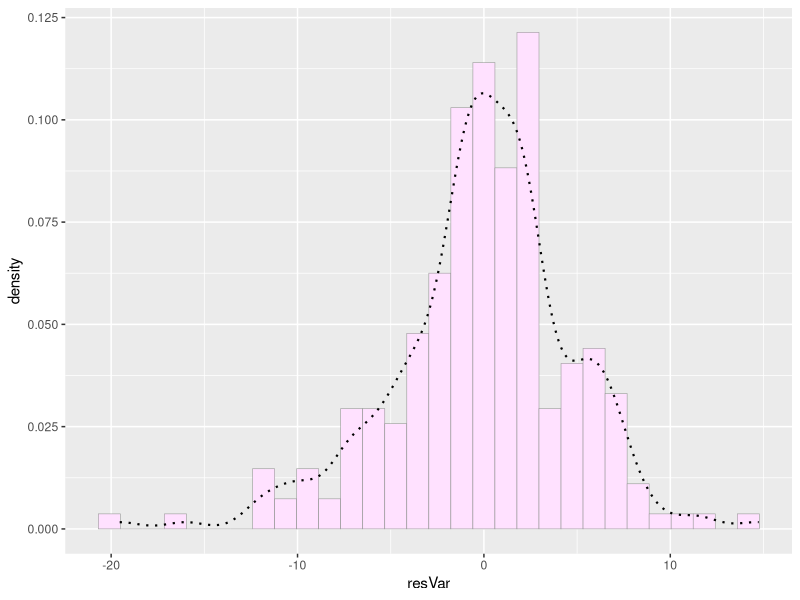
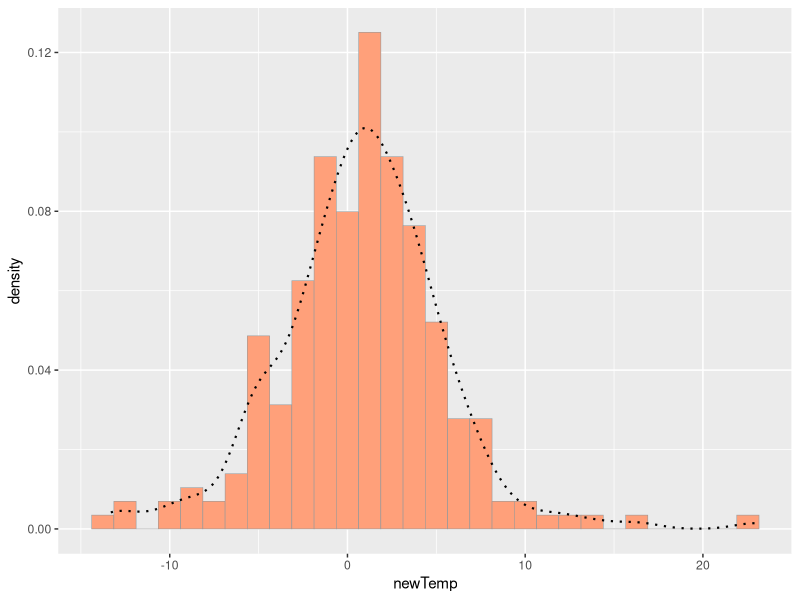
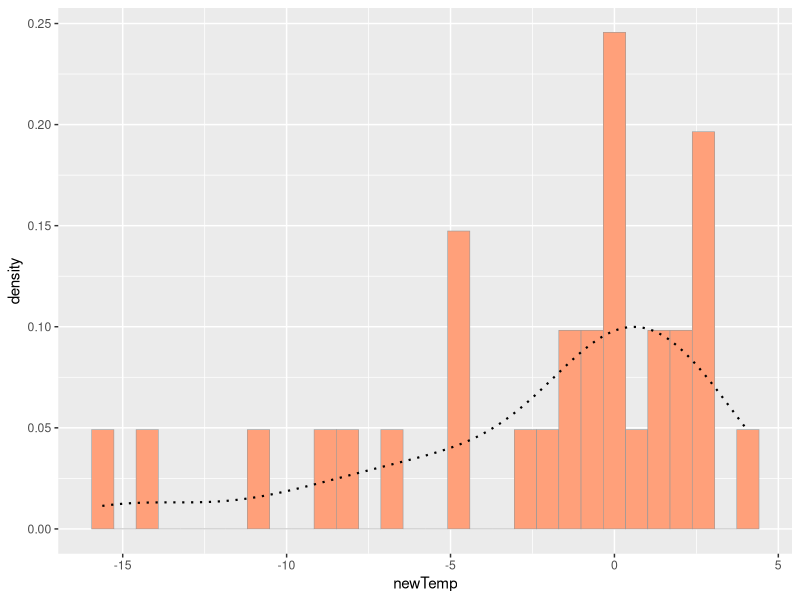

These figures' R source, in order:
## ---- chunk 1
knitr::opts_chunk$set(echo = TRUE)
library(tidyverse)
## ---- chunk 2
nGroup <- 3 # number of treatment groups
nName <- c("Summer","Winter", "Spring") # names of groups
nSize <- c(80,50,100) # number of observations in each group
nMean <- c(1,-5,0) # mean temp of each group, centered on modal temperature
nSD <- c(4,7,3) # standard deviation of each group
## ---- chunk 3
ID <- 1:(sum(nSize)) # id vector for each row
resVar <- c(rnorm(n=nSize[1],mean=nMean[1],sd=nSD[1]),
            rnorm(n=nSize[2],mean=nMean[2],sd=nSD[2]),
            rnorm(n=nSize[3],mean=nMean[3],sd=nSD[3]))
TGroup <- rep(nName,nSize)
ANOdata <- data.frame(ID,TGroup,resVar)
str(ANOdata)

## ---- chunk 4
ANOmodel <- aov(resVar~TGroup,data=ANOdata)
print(ANOmodel)
print(summary(ANOmodel))


# pool seasons to show left skew
ANOPlot <- ggplot(data=ANOmodel, aes(x=resVar, y=after_stat(density))) +
  geom_histogram(color="grey60",fill="thistle1",size=0.2) +  geom_density(linetype="dotted", linewidth=0.75)
print(ANOPlot)
## ---- chunk 5
# keep old treatment group sizes, names, and standard deviation, but change the means
newMean <- c(1,-1,1) # mean temp of each group, centered on modal temperature

newTemp <- c(rnorm(n=nSize[1],mean=newMean[1],sd=nSD[1]),
            rnorm(n=nSize[2],mean=newMean[2],sd=nSD[2]),
            rnorm(n=nSize[3],mean=newMean[3],sd=nSD[3]))
TGroup <- rep(nName,nSize)
newANOdata <- data.frame(ID,TGroup,newTemp)

newANOmodel <- aov(newTemp~TGroup,data=newANOdata)
print(summary(newANOmodel))

newANOPlot <- ggplot(data=newANOmodel, aes(x=newTemp, y=after_stat(density))) +
  geom_histogram(color="grey60",fill="lightsalmon",size=0.2) +  geom_density(linetype="dotted", linewidth=0.75)
print(newANOPlot)
## ---- chunk 6
# keep old treatment group names, means, and standard deviation, but change the sample sizes
newSize <- c(10,10,10) # number of observations in each group

newTemp <- c(rnorm(n=newSize[1],mean=nMean[1],sd=nSD[1]),
            rnorm(n=newSize[2],mean=nMean[2],sd=nSD[2]),
            rnorm(n=newSize[3],mean=nMean[3],sd=nSD[3]))
TGroup <- rep(nName,newSize)
ID <- 1:(sum(newSize)) # id vector for each row
newANOdata <- data.frame(ID,TGroup,newTemp)

newANOmodel <- aov(newTemp~TGroup,data=newANOdata)
print(summary(newANOmodel))

newANOPlot <- ggplot(data=newANOmodel, aes(x=newTemp, y=after_stat(density))) +
  geom_histogram(color="grey60",fill="lightsalmon",size=0.2) +  geom_density(linetype="dotted", linewidth=0.75)
print(newANOPlot)
